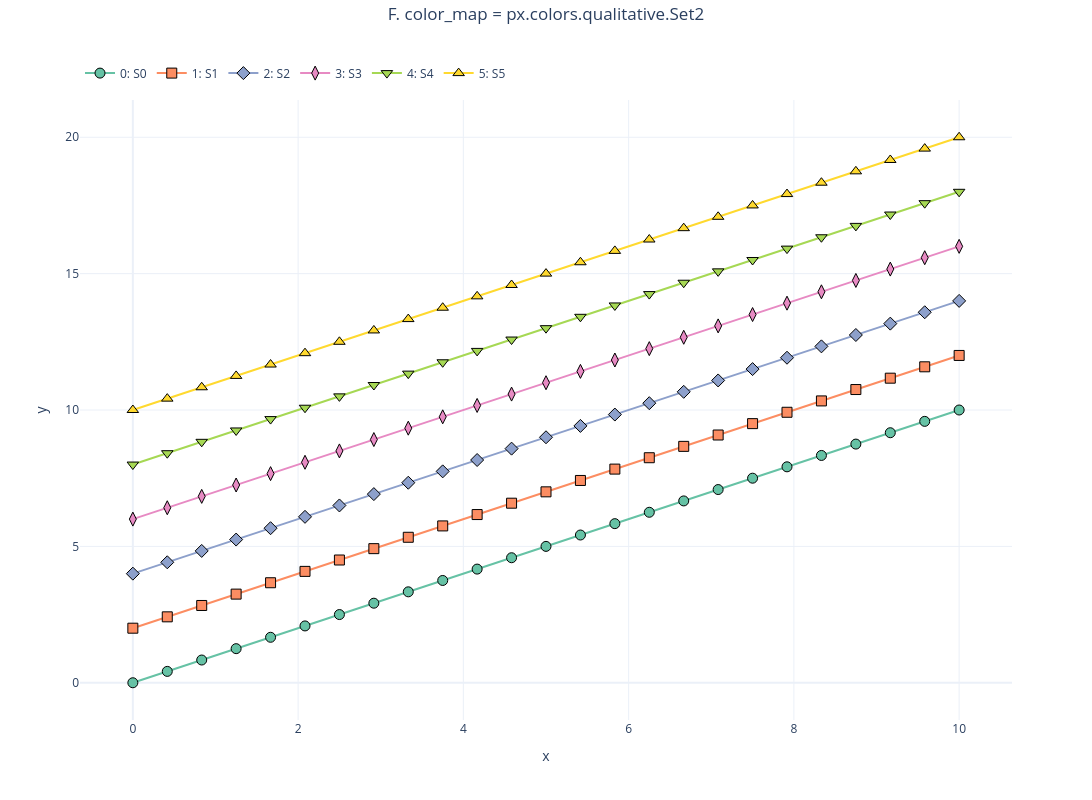

This figure's notebook cell:
### Markdown cell above
## F. Using a built-in Plotly qualitative list as a map

Any list of color specs works — including Plotly's own named qualitative
sequences.

### Code cell
SET2 = list(px.colors.qualitative.Set2)
uc = make_nb(6, color_map=SET2)
check([d.color for d in uc.sets] == expected(SET2, 6), "a Plotly qualitative list works as a color_map")
uc.plot('x', 'y', suptitle='F. color_map = px.colors.qualitative.Set2').show()

### Figure 1 — Plotly figure (JSON) as saved in the notebook; plotly's stock layout.template omitted (floating-point values rounded to 4 significant figures)
{"data": [{"customdata": [[0.0, 0.0], [0.4167, 0.4167], [0.8333, 0.8333], [1.25, 1.25], [1.667, 1.667], [2.083, 2.083], [2.5, 2.5], [2.917, 2.917], [3.333, 3.333], [3.75, 3.75], [4.167, 4.167], [4.583, 4.583], [5.0, 5.0], [5.417, 5.417], [5.833, 5.833], [6.25, 6.25], [6.667, 6.667], [7.083, 7.083], [7.5, 7.5], [7.917, 7.917], [8.333, 8.333], [8.75, 8.75], [9.167, 9.167], [9.583, 9.583], [10.0, 10.0]], "hovertemplate": "<b><u>Set: 0</u></b><br><b>S0</b><br>x: %{customdata[0]:.2f}<br>y: %{customdata[1]:.2f}<extra></extra>", "legendgroup": "group_0", "line": {"color": "rgb(102,194,165)", "dash": "solid", "width": 2}, "marker": {"color": "rgb(102,194,165)", "line": {"color": "black", "width": 1}, "opacity": 1, "size": 10, "symbol": "circle"}, "mode": "lines+markers", "name": "0: S0", "showlegend": true, "type": "scatter", "x": [0.0, 0.4167, 0.8333, 1.25, 1.667, 2.083, 2.5, 2.917, 3.333, 3.75, 4.167, 4.583, 5.0, 5.417, 5.833, 6.25, 6.667, 7.083, 7.5, 7.917, 8.333, 8.75, 9.167, 9.583, 10.0], "xaxis": "x", "y": [0.0, 0.4167, 0.8333, 1.25, 1.667, 2.083, 2.5, 2.917, 3.333, 3.75, 4.167, 4.583, 5.0, 5.417, 5.833, 6.25, 6.667, 7.083, 7.5, 7.917, 8.333, 8.75, 9.167, 9.583, 10.0], "yaxis": "y"}, {"customdata": [[0.0, 2.0], [0.4167, 2.417], [0.8333, 2.833], [1.25, 3.25], [1.667, 3.667], [2.083, 4.083], [2.5, 4.5], [2.917, 4.917], [3.333, 5.333], [3.75, 5.75], [4.167, 6.167], [4.583, 6.583], [5.0, 7.0], [5.417, 7.417], [5.833, 7.833], [6.25, 8.25], [6.667, 8.667], [7.083, 9.083], [7.5, 9.5], [7.917, 9.917], [8.333, 10.33], [8.75, 10.75], [9.167, 11.17], [9.583, 11.58], [10.0, 12.0]], "hovertemplate": "<b><u>Set: 1</u></b><br><b>S1</b><br>x: %{customdata[0]:.2f}<br>y: %{customdata[1]:.2f}<extra></extra>", "legendgroup": "group_1", "line": {"color": "rgb(252,141,98)", "dash": "solid", "width": 2}, "marker": {"color": "rgb(252,141,98)", "line": {"color": "black", "width": 1}, "opacity": 1, "size": 10, "symbol": "square"}, "mode": "lines+markers", "name": "1: S1", "showlegend": true, "type": "scatter", "x": [0.0, 0.4167, 0.8333, 1.25, 1.667, 2.083, 2.5, 2.917, 3.333, 3.75, 4.167, 4.583, 5.0, 5.417, 5.833, 6.25, 6.667, 7.083, 7.5, 7.917, 8.333, 8.75, 9.167, 9.583, 10.0], "xaxis": "x", "y": [2.0, 2.417, 2.833, 3.25, 3.667, 4.083, 4.5, 4.917, 5.333, 5.75, 6.167, 6.583, 7.0, 7.417, 7.833, 8.25, 8.667, 9.083, 9.5, 9.917, 10.33, 10.75, 11.17, 11.58, 12.0], "yaxis": "y"}, {"customdata": [[0.0, 4.0], [0.4167, 4.417], [0.8333, 4.833], [1.25, 5.25], [1.667, 5.667], [2.083, 6.083], [2.5, 6.5], [2.917, 6.917], [3.333, 7.333], [3.75, 7.75], [4.167, 8.167], [4.583, 8.583], [5.0, 9.0], [5.417, 9.417], [5.833, 9.833], [6.25, 10.25], [6.667, 10.67], [7.083, 11.08], [7.5, 11.5], [7.917, 11.92], [8.333, 12.33], [8.75, 12.75], [9.167, 13.17], [9.583, 13.58], [10.0, 14.0]], "hovertemplate": "<b><u>Set: 2</u></b><br><b>S2</b><br>x: %{customdata[0]:.2f}<br>y: %{customdata[1]:.2f}<extra></extra>", "legendgroup": "group_2", "line": {"color": "rgb(141,160,203)", "dash": "solid", "width": 2}, "marker": {"color": "rgb(141,160,203)", "line": {"color": "black", "width": 1}, "opacity": 1, "size": 10, "symbol": "diamond"}, "mode": "lines+markers", "name": "2: S2", "showlegend": true, "type": "scatter", "x": [0.0, 0.4167, 0.8333, 1.25, 1.667, 2.083, 2.5, 2.917, 3.333, 3.75, 4.167, 4.583, 5.0, 5.417, 5.833, 6.25, 6.667, 7.083, 7.5, 7.917, 8.333, 8.75, 9.167, 9.583, 10.0], "xaxis": "x", "y": [4.0, 4.417, 4.833, 5.25, 5.667, 6.083, 6.5, 6.917, 7.333, 7.75, 8.167, 8.583, 9.0, 9.417, 9.833, 10.25, 10.67, 11.08, 11.5, 11.92, 12.33, 12.75, 13.17, 13.58, 14.0], "yaxis": "y"}, {"customdata": [[0.0, 6.0], [0.4167, 6.417], [0.8333, 6.833], [1.25, 7.25], [1.667, 7.667], [2.083, 8.083], [2.5, 8.5], [2.917, 8.917], [3.333, 9.333], [3.75, 9.75], [4.167, 10.17], [4.583, 10.58], [5.0, 11.0], [5.417, 11.42], [5.833, 11.83], [6.25, 12.25], [6.667, 12.67], [7.083, 13.08], [7.5, 13.5], [7.917, 13.92], [8.333, 14.33], [8.75, 14.75], [9.167, 15.17], [9.583, 15.58], [10.0, 16.0]], "hovertemplate": "<b><u>Set: 3</u></b><br><b>S3</b><br>x: %{customdata[0]:.2f}<br>y: %{customdata[1]:.2f}<extra></extra>", "legendgroup": "group_3", "line": {"color": "rgb(231,138,195)", "dash": "solid", "width": 2}, "marker": {"color": "rgb(231,138,195)", "line": {"color": "black", "width": 1}, "opacity": 1, "size": 10, "symbol": "diamond-tall"}, "mode": "lines+markers", "name": "3: S3", "showlegend": true, "type": "scatter", "x": [0.0, 0.4167, 0.8333, 1.25, 1.667, 2.083, 2.5, 2.917, 3.333, 3.75, 4.167, 4.583, 5.0, 5.417, 5.833, 6.25, 6.667, 7.083, 7.5, 7.917, 8.333, 8.75, 9.167, 9.583, 10.0], "xaxis": "x", "y": [6.0, 6.417, 6.833, 7.25, 7.667, 8.083, 8.5, 8.917, 9.333, 9.75, 10.17, 10.58, 11.0, 11.42, 11.83, 12.25, 12.67, 13.08, 13.5, 13.92, 14.33, 14.75, 15.17, 15.58, 16.0], "yaxis": "y"}, {"customdata": [[0.0, 8.0], [0.4167, 8.417], [0.8333, 8.833], [1.25, 9.25], [1.667, 9.667], [2.083, 10.08], [2.5, 10.5], [2.917, 10.92], [3.333, 11.33], [3.75, 11.75], [4.167, 12.17], [4.583, 12.58], [5.0, 13.0], [5.417, 13.42], [5.833, 13.83], [6.25, 14.25], [6.667, 14.67], [7.083, 15.08], [7.5, 15.5], [7.917, 15.92], [8.333, 16.33], [8.75, 16.75], [9.167, 17.17], [9.583, 17.58], [10.0, 18.0]], "hovertemplate": "<b><u>Set: 4</u></b><br><b>S4</b><br>x: %{customdata[0]:.2f}<br>y: %{customdata[1]:.2f}<extra></extra>", "legendgroup": "group_4", "line": {"color": "rgb(166,216,84)", "dash": "solid", "width": 2}, "marker": {"color": "rgb(166,216,84)", "line": {"color": "black", "width": 1}, "opacity": 1, "size": 10, "symbol": "triangle-down"}, "mode": "lines+markers", "name": "4: S4", "showlegend": true, "type": "scatter", "x": [0.0, 0.4167, 0.8333, 1.25, 1.667, 2.083, 2.5, 2.917, 3.333, 3.75, 4.167, 4.583, 5.0, 5.417, 5.833, 6.25, 6.667, 7.083, 7.5, 7.917, 8.333, 8.75, 9.167, 9.583, 10.0], "xaxis": "x", "y": [8.0, 8.417, 8.833, 9.25, 9.667, 10.08, 10.5, 10.92, 11.33, 11.75, 12.17, 12.58, 13.0, 13.42, 13.83, 14.25, 14.67, 15.08, 15.5, 15.92, 16.33, 16.75, 17.17, 17.58, 18.0], "yaxis": "y"}, {"customdata": [[0.0, 10.0], [0.4167, 10.42], [0.8333, 10.83], [1.25, 11.25], [1.667, 11.67], [2.083, 12.08], [2.5, 12.5], [2.917, 12.92], [3.333, 13.33], [3.75, 13.75], [4.167, 14.17], [4.583, 14.58], [5.0, 15.0], [5.417, 15.42], [5.833, 15.83], [6.25, 16.25], [6.667, 16.67], [7.083, 17.08], [7.5, 17.5], [7.917, 17.92], [8.333, 18.33], [8.75, 18.75], [9.167, 19.17], [9.583, 19.58], [10.0, 20.0]], "hovertemplate": "<b><u>Set: 5</u></b><br><b>S5</b><br>x: %{customdata[0]:.2f}<br>y: %{customdata[1]:.2f}<extra></extra>", "legendgroup": "group_5", "line": {"color": "rgb(255,217,47)", "dash": "solid", "width": 2}, "marker": {"color": "rgb(255,217,47)", "line": {"color": "black", "width": 1}, "opacity": 1, "size": 10, "symbol": "triangle-up"}, "mode": "lines+markers", "name": "5: S5", "showlegend": true, "type": "scatter", "x": [0.0, 0.4167, 0.8333, 1.25, 1.667, 2.083, 2.5, 2.917, 3.333, 3.75, 4.167, 4.583, 5.0, 5.417, 5.833, 6.25, 6.667, 7.083, 7.5, 7.917, 8.333, 8.75, 9.167, 9.583, 10.0], "xaxis": "x", "y": [10.0, 10.42, 10.83, 11.25, 11.67, 12.08, 12.5, 12.92, 13.33, 13.75, 14.17, 14.58, 15.0, 15.42, 15.83, 16.25, 16.67, 17.08, 17.5, 17.92, 18.33, 18.75, 19.17, 19.58, 20.0], "yaxis": "y"}], "layout": {"height": 800, "legend": {"orientation": "h", "x": 0, "xanchor": "left", "y": 1.02, "yanchor": "bottom"}, "margin": {"r": 80, "t": 100}, "showlegend": true, "title": {"text": "F. color_map = px.colors.qualitative.Set2", "x": 0.5, "xanchor": "center", "y": 0.99, "yanchor": "top", "yref": "container"}, "width": 1200, "xaxis": {"anchor": "y", "domain": [0, 1], "title": {"standoff": 15, "text": "x"}}, "yaxis": {"anchor": "x", "domain": [0, 1], "title": {"standoff": 15, "text": "y"}}}}
